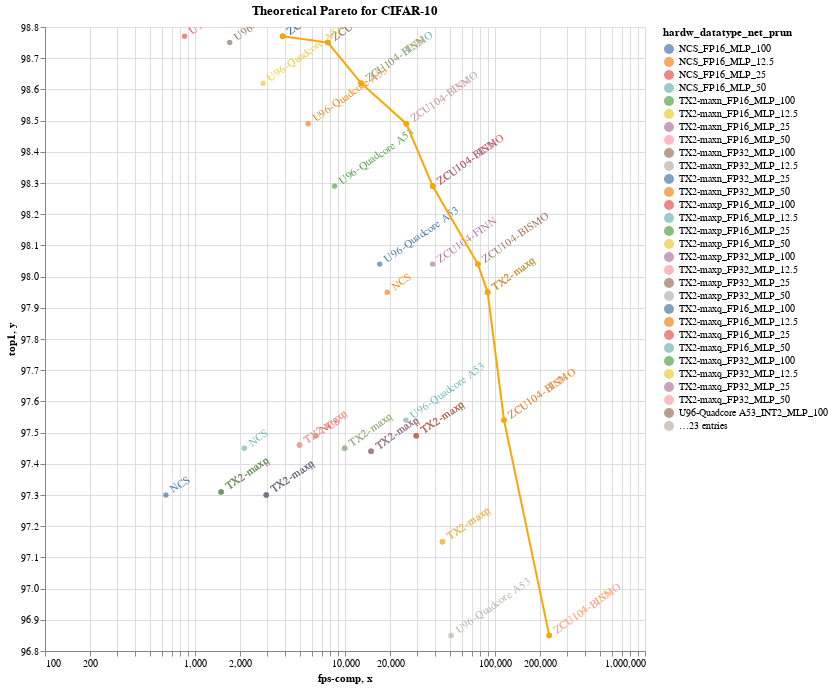

Write notebook code for a chart like this one.
### Markdown cell above
### MNIST

### Code cell
%run scripts/overlapped_pareto.py
theor_pareto(net_keyword='mnist', title= 'Theoretical Pareto for CIFAR-10')

### Figure 1 — Vega-Lite specification as saved in the notebook (floating-point values rounded to 4 significant figures)
{"config": {"view": {"continuousWidth": 400, "continuousHeight": 300}}, "layer": [{"mark": {"type": "point", "filled": true}, "encoding": {"color": {"type": "nominal", "field": "hardw_datatype_net_prun"}, "tooltip": [{"type": "nominal", "field": "hardw_datatype_net_prun"}, {"type": "quantitative", "field": "fps-comp"}, {"type": "nominal", "field": "top1"}], "x": {"type": "quantitative", "field": "fps-comp", "scale": {"type": "log"}}, "y": {"type": "quantitative", "field": "top1", "scale": {"zero": false}}}, "height": 624.0, "selection": {"selector007": {"type": "interval", "bind": "scales", "encodings": ["x", "y"]}}, "title": "Theoretical Pareto for CIFAR-10", "width": 600}, {"mark": {"type": "text", "align": "left", "angle": 325, "baseline": "middle", "dx": 7}, "encoding": {"color": {"type": "nominal", "field": "hardw_datatype_net_prun"}, "text": {"type": "nominal", "field": "hardw"}, "tooltip": [{"type": "nominal", "field": "hardw_datatype_net_prun"}, {"type": "quantitative", "field": "fps-comp"}, {"type": "nominal", "field": "top1"}], "x": {"type": "quantitative", "field": "fps-comp", "scale": {"type": "log"}}, "y": {"type": "quantitative", "field": "top1", "scale": {"zero": false}}}, "height": 624.0, "title": "Theoretical Pareto for CIFAR-10", "width": 600}, {"data": {"name": "data-cbc69d3c80f54c2420bfdac935848113"}, "mark": {"type": "line", "point": true}, "encoding": {"color": {"value": "#FFA500"}, "tooltip": [{"type": "nominal", "field": "group"}, {"type": "quantitative", "field": "x"}, {"type": "nominal", "field": "y"}], "x": {"type": "quantitative", "field": "x", "scale": {"type": "log"}}, "y": {"type": "quantitative", "field": "y", "scale": {"zero": false}}}, "selection": {"selector006": {"type": "interval", "bind": "scales", "encodings": ["x", "y"]}}}], "data": {"name": "data-2f5886c325e2428e78b3ae596138a4e1"}, "$schema": "https://vega.github.io/schema/vega-lite/v4.0.2.json", "datasets": {"data-2f5886c325e2428e78b3ae596138a4e1": [{"hardw_datatype_net_prun": "ZCU104-FINN_INT2_MLP_100", "hardw": "ZCU104-FINN", "network": "MLP", "fps-comp": 7680.0, "top1": "98.75", "type": "theoretical"}, {"hardw_datatype_net_prun": "ZCU104-BISMO_INT2_MLP_100", "hardw": "ZCU104-BISMO", "network": "MLP", "fps-comp": 7680.0, "top1": "98.75", "type": "theoretical"}, {"hardw_datatype_net_prun": "U96-Quadcore A53_INT2_MLP_100", "hardw": "U96-Quadcore A53", "network": "MLP", "fps-comp": 1704.0, "top1": "98.75", "type": "theoretical"}, {"hardw_datatype_net_prun": "ZCU104-FINN_INT2_MLP_50", "hardw": "ZCU104-FINN", "network": "MLP", "fps-comp": 25600.0, "top1": "98.49", "type": "theoretical"}, {"hardw_datatype_net_prun": "ZCU104-BISMO_INT2_MLP_50", "hardw": "ZCU104-BISMO", "network": "MLP", "fps-comp": 25600.0, "top1": "98.49", "type": "theoretical"}, {"hardw_datatype_net_prun": "U96-Quadcore A53_INT2_MLP_50", "hardw": "U96-Quadcore A53", "network": "MLP", "fps-comp": 5680.0, "top1": "98.49", "type": "theoretical"}, {"hardw_datatype_net_prun": "ZCU104-FINN_INT2_MLP_25", "hardw": "ZCU104-FINN", "network": "MLP", "fps-comp": 38400.0, "top1": "98.04", "type": "theoretical"}, {"hardw_datatype_net_prun": "ZCU104-BISMO_INT2_MLP_25", "hardw": "ZCU104-BISMO", "network": "MLP", "fps-comp": 76800.0, "top1": "98.04", "type": "theoretical"}, {"hardw_datatype_net_prun": "U96-Quadcore A53_INT2_MLP_25", "hardw": "U96-Quadcore A53", "network": "MLP", "fps-comp": 17040.0, "top1": "98.04", "type": "theoretical"}, {"hardw_datatype_net_prun": "ZCU104-FINN_INT2_MLP_12.5", "hardw": "ZCU104-FINN", "network": "MLP", "fps-comp": 229700.0, "top1": "96.85", "type": "theoretical"}, {"hardw_datatype_net_prun": "ZCU104-BISMO_INT2_MLP_12.5", "hardw": "ZCU104-BISMO", "network": "MLP", "fps-comp": 229700.0, "top1": "96.85", "type": "theoretical"}, {"hardw_datatype_net_prun": "U96-Quadcore A53_INT2_MLP_12.5", "hardw": "U96-Quadcore A53", "network": "MLP", "fps-comp": 50970.0, "top1": "96.85", "type": "theoretical"}, {"hardw_datatype_net_prun": "ZCU104-FINN_INT4_MLP_100", "hardw": "ZCU104-FINN", "network": "MLP", "fps-comp": 3840.0, "top1": "98.77", "type": "theoretical"}, {"hardw_datatype_net_prun": "ZCU104-BISMO_INT4_MLP_100", "hardw": "ZCU104-BISMO", "network": "MLP", "fps-comp": 3840.0, "top1": "98.77", "type": "theoretical"}, {"hardw_datatype_net_prun": "U96-Quadcore A53_INT4_MLP_100", "hardw": "U96-Quadcore A53", "network": "MLP", "fps-comp": 852.0, "top1": "98.77", "type": "theoretical"}, {"hardw_datatype_net_prun": "ZCU104-FINN_INT4_MLP_50", "hardw": "ZCU104-FINN", "network": "MLP", "fps-comp": 12800.0, "top1": "98.62", "type": "theoretical"}, {"hardw_datatype_net_prun": "ZCU104-BISMO_INT4_MLP_50", "hardw": "ZCU104-BISMO", "network": "MLP", "fps-comp": 12800.0, "top1": "98.62", "type": "theoretical"}, {"hardw_datatype_net_prun": "U96-Quadcore A53_INT4_MLP_50", "hardw": "U96-Quadcore A53", "network": "MLP", "fps-comp": 2840.0, "top1": "98.62", "type": "theoretical"}, {"hardw_datatype_net_prun": "ZCU104-FINN_INT4_MLP_25", "hardw": "ZCU104-FINN", "network": "MLP", "fps-comp": 38400.0, "top1": "98.29", "type": "theoretical"}, {"hardw_datatype_net_prun": "ZCU104-BISMO_INT4_MLP_25", "hardw": "ZCU104-BISMO", "network": "MLP", "fps-comp": 38400.0, "top1": "98.29", "type": "theoretical"}, {"hardw_datatype_net_prun": "U96-Quadcore A53_INT4_MLP_25", "hardw": "U96-Quadcore A53", "network": "MLP", "fps-comp": 8520.0, "top1": "98.29", "type": "theoretical"}, {"hardw_datatype_net_prun": "ZCU104-FINN_INT4_MLP_12.5", "hardw": "ZCU104-FINN", "network": "MLP", "fps-comp": 114900.0, "top1": "97.54", "type": "theoretical"}, {"hardw_datatype_net_prun": "ZCU104-BISMO_INT4_MLP_12.5", "hardw": "ZCU104-BISMO", "network": "MLP", "fps-comp": 114900.0, "top1": "97.54", "type": "theoretical"}, {"hardw_datatype_net_prun": "U96-Quadcore A53_INT4_MLP_12.5", "hardw": "U96-Quadcore A53", "network": "MLP", "fps-comp": 25480.0, "top1": "97.54", "type": "theoretical"}, {"hardw_datatype_net_prun": "TX2-maxn_FP16_MLP_100", "hardw": "TX2-maxn", "network": "MLP", "fps-comp": 2985.0, "top1": "97.3", "type": "theoretical"}, {"hardw_datatype_net_prun": "TX2-maxp_FP16_MLP_100", "hardw": "TX2-maxp", "network": "MLP", "fps-comp": 2985.0, "top1": "97.3", "type": "theoretical"}, {"hardw_datatype_net_prun": "TX2-maxq_FP16_MLP_100", "hardw": "TX2-maxq", "network": "MLP", "fps-comp": 2985.0, "top1": "97.3", "type": "theoretical"}, {"hardw_datatype_net_prun": "NCS_FP16_MLP_100", "hardw": "NCS", "network": "MLP", "fps-comp": 640.0, "top1": "97.3", "type": "theoretical"}, {"hardw_datatype_net_prun": "TX2-maxn_FP16_MLP_50", "hardw": "TX2-maxn", "network": "MLP", "fps-comp": 9950.0, "top1": "97.45", "type": "theoretical"}, {"hardw_datatype_net_prun": "TX2-maxp_FP16_MLP_50", "hardw": "TX2-maxp", "network": "MLP", "fps-comp": 9950.0, "top1": "97.45", "type": "theoretical"}, {"hardw_datatype_net_prun": "TX2-maxq_FP16_MLP_50", "hardw": "TX2-maxq", "network": "MLP", "fps-comp": 9950.0, "top1": "97.45", "type": "theoretical"}, {"hardw_datatype_net_prun": "NCS_FP16_MLP_50", "hardw": "NCS", "network": "MLP", "fps-comp": 2133.0, "top1": "97.45", "type": "theoretical"}, {"hardw_datatype_net_prun": "TX2-maxn_FP16_MLP_25", "hardw": "TX2-maxn", "network": "MLP", "fps-comp": 29850.0, "top1": "97.49", "type": "theoretical"}, {"hardw_datatype_net_prun": "TX2-maxp_FP16_MLP_25", "hardw": "TX2-maxp", "network": "MLP", "fps-comp": 29850.0, "top1": "97.49", "type": "theoretical"}, {"hardw_datatype_net_prun": "TX2-maxq_FP16_MLP_25", "hardw": "TX2-maxq", "network": "MLP", "fps-comp": 29850.0, "top1": "97.49", "type": "theoretical"}, {"hardw_datatype_net_prun": "NCS_FP16_MLP_25", "hardw": "NCS", "network": "MLP", "fps-comp": 6400.0, "top1": "97.49", "type": "theoretical"}, {"hardw_datatype_net_prun": "TX2-maxn_FP16_MLP_12.5", "hardw": "TX2-maxn", "network": "MLP", "fps-comp": 89280.0, "top1": "97.95", "type": "theoretical"}, {"hardw_datatype_net_prun": "TX2-maxp_FP16_MLP_12.5", "hardw": "TX2-maxp", "network": "MLP", "fps-comp": 89280.0, "top1": "97.95", "type": "theoretical"}, {"hardw_datatype_net_prun": "TX2-maxq_FP16_MLP_12.5", "hardw": "TX2-maxq", "network": "MLP", "fps-comp": 89280.0, "top1": "97.95", "type": "theoretical"}, {"hardw_datatype_net_prun": "NCS_FP16_MLP_12.5", "hardw": "NCS", "network": "MLP", "fps-comp": 19140.0, "top1": "97.95", "type": "theoretical"}, {"hardw_datatype_net_prun": "TX2-maxn_FP32_MLP_100", "hardw": "TX2-maxn", "network": "MLP", "fps-comp": 1492.0, "top1": "97.31", "type": "theoretical"}, {"hardw_datatype_net_prun": "TX2-maxp_FP32_MLP_100", "hardw": "TX2-maxp", "network": "MLP", "fps-comp": 1492.0, "top1": "97.31", "type": "theoretical"}, {"hardw_datatype_net_prun": "TX2-maxq_FP32_MLP_100", "hardw": "TX2-maxq", "network": "MLP", "fps-comp": 1492.0, "top1": "97.31", "type": "theoretical"}, {"hardw_datatype_net_prun": "TX2-maxn_FP32_MLP_50", "hardw": "TX2-maxn", "network": "MLP", "fps-comp": 4975.0, "top1": "97.46", "type": "theoretical"}, {"hardw_datatype_net_prun": "TX2-maxp_FP32_MLP_50", "hardw": "TX2-maxp", "network": "MLP", "fps-comp": 4975.0, "top1": "97.46", "type": "theoretical"}, {"hardw_datatype_net_prun": "TX2-maxq_FP32_MLP_50", "hardw": "TX2-maxq", "network": "MLP", "fps-comp": 4975.0, "top1": "97.46", "type": "theoretical"}, {"hardw_datatype_net_prun": "TX2-maxn_FP32_MLP_25", "hardw": "TX2-maxn", "network": "MLP", "fps-comp": 14920.0, "top1": "97.44", "type": "theoretical"}, {"hardw_datatype_net_prun": "TX2-maxp_FP32_MLP_25", "hardw": "TX2-maxp", "network": "MLP", "fps-comp": 14920.0, "top1": "97.44", "type": "theoretical"}, {"hardw_datatype_net_prun": "TX2-maxq_FP32_MLP_25", "hardw": "TX2-maxq", "network": "MLP", "fps-comp": 14920.0, "top1": "97.44", "type": "theoretical"}, {"hardw_datatype_net_prun": "TX2-maxn_FP32_MLP_12.5", "hardw": "TX2-maxn", "network": "MLP", "fps-comp": 44640.0, "top1": "97.15", "type": "theoretical"}, {"hardw_datatype_net_prun": "TX2-maxp_FP32_MLP_12.5", "hardw": "TX2-maxp", "network": "MLP", "fps-comp": 44640.0, "top1": "97.15", "type": "theoretical"}, {"hardw_datatype_net_prun": "TX2-maxq_FP32_MLP_12.5", "hardw": "TX2-maxq", "network": "MLP", "fps-comp": 44640.0, "top1": "97.15", "type": "theoretical"}], "data-cbc69d3c80f54c2420bfdac935848113": [{"x": 3840.0, "y": "98.77", "group": "ZCU104-FINN_INT4_MLP_100"}, {"x": 7680.0, "y": "98.75", "group": "ZCU104-BISMO_INT2_MLP_100"}, {"x": 12800.0, "y": "98.62", "group": "ZCU104-FINN_INT4_MLP_50"}, {"x": 25600.0, "y": "98.49", "group": "ZCU104-BISMO_INT2_MLP_50"}, {"x": 38400.0, "y": "98.29", "group": "ZCU104-BISMO_INT4_MLP_25"}, {"x": 76800.0, "y": "98.04", "group": "ZCU104-BISMO_INT2_MLP_25"}, {"x": 89280.0, "y": "97.95", "group": "TX2-maxp_FP16_MLP_12.5"}, {"x": 114900.0, "y": "97.54", "group": "ZCU104-FINN_INT4_MLP_12.5"}, {"x": 229700.0, "y": "96.85", "group": "ZCU104-BISMO_INT2_MLP_12.5"}]}}
